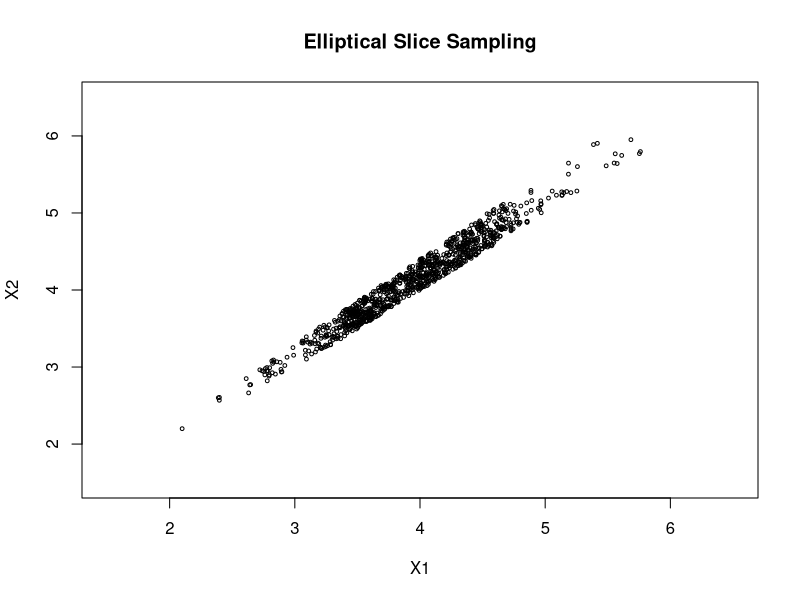

Here is the R script that generated this plot:
library(mvtnorm)

mu = matrix(c(4,4), ncol = 1)
Sigma = matrix(c(1,0,0,1), ncol=2)
N = 1000
Fmat = matrix(c(1,0,0,1, -1, 1, 1.1, -1), byrow = TRUE, ncol = 2)

m = nrow(Fmat)
d = ncol(Fmat)
g = matrix(rep(0, m), ncol = 1)

initial_X = matrix(c(2.1, 2.2), ncol = 1)


######### transform to whitened frame ########
initial_X = initial_X - mu
g = g + Fmat%*%mu # shift g

# whitening
R = chol(Sigma)
W = solve(t(R)) # solve(Sigma) = t(W)%*%W
initial_X = W%*%initial_X
Fmat = Fmat%*%t(R) # t(R) = solve(W)


llik = function(x, Fmat, g){
  # assuming F and g are already transformed
  # to the whitened frame
  x = as.vector(x)
  L = dmvnorm(x, log = TRUE)
  constr = prod(Fmat%*%x + g > 0)
  
  if (constr){
    return(L)
  }
  else{
    return(-1000) # returns a really low value
  }
}

last_X = initial_X

# placeholder matrix for values:
Xs = last_X

iter_times = c()

set.seed(12345)

# begin loop:
while(ncol(Xs)<N){
  ######### start time #########
  start.time = Sys.time()
  ##############################
  
  # prior ellipse:
  v = t(rmvnorm(1, mean = rep(0, d)))
  
  # log-likelihood threshold:
  U = runif(1, 0, 1)
  log_y = llik(last_X, Fmat = Fmat, g = g) + log(U)
  
  # initial proposal:
  t = runif(1, 0, 2*pi)
  t_min = t - 2*pi
  t_max = t
  
  accept = 0
  
  while (accept == 0){
    # check new proposal:
    x_prime = last_X*cos(t) + v*sin(t)
    log_x_prime = llik(x_prime, Fmat = Fmat, g = g)
    
    if (log_x_prime > log_y){
      # accept
      new_X = x_prime
      accept = 1
    }
    else{
      # shrink the bracket bracket:
      if (t<0){
        t_min = t
      }
      else{
        t_max = t
      }
      # sample new angle
      t = runif(1, t_min, t_max)
    }
  }
  
  # check if satisfy constraints
  if (all(Fmat %*% new_X + g > 0)){
    
    # append new X value
    Xs = cbind(Xs, new_X)
    # set new_X as last_X
    last_X = new_X
    if (ncol(Xs)%%100 == 0){
      cat("sample no:", ncol(Xs),"\n")
    }
  }
  
  ########## end time ##########
  end.time = Sys.time()
  iter_times = cbind(iter_times, as.vector(end.time - start.time))
  ##############################
  
}


# transform back
Xs = t(R)%*%Xs + matrix(mu, nrow = length(mu), ncol = N)

plot(Xs[1,], Xs[2,], cex = 0.5,
     xlab = "X1", ylab = "X2",
     xlim = c(1.5,6.5), ylim = c(1.5,6.5),
     main = "Elliptical Slice Sampling")


# moments of predicted distributions
# predicted means
# rowMeans(Xs)
# 
# # predicted cov
# cov(t(Xs))
# 
# # theoretical moments
# tmvtnorm::mtmvnorm(mean = as.vector(mu),
#                    lower = c(0,0), upper = c(Inf, Inf),
#                    sigma = Sigma)

saveRDS(Xs, file = "x_ESS.rds")
saveRDS(iter_times, file = "t_ESS.rds")